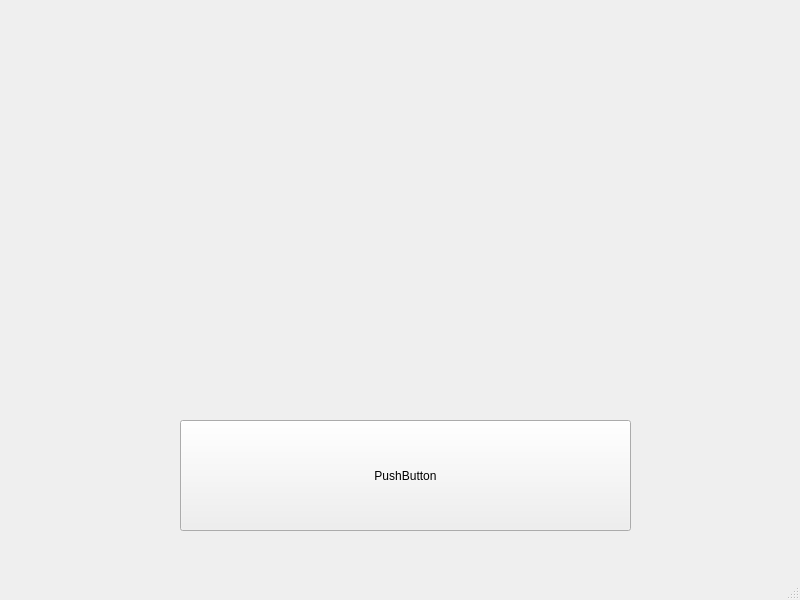
<?xml version="1.0" encoding="UTF-8"?>
<ui version="4.0">
 <class>MainWindow</class>
 <widget class="QMainWindow" name="MainWindow">
  <property name="geometry">
   <rect>
    <x>0</x>
    <y>0</y>
    <width>800</width>
    <height>600</height>
   </rect>
  </property>
  <property name="windowTitle">
   <string>MainWindow</string>
  </property>
  <widget class="QWidget" name="centralwidget">
   <widget class="QPushButton" name="pushButton">
    <property name="geometry">
     <rect>
      <x>180</x>
      <y>420</y>
      <width>451</width>
      <height>111</height>
     </rect>
    </property>
    <property name="text">
     <string>PushButton</string>
    </property>
   </widget>
  </widget>
  <widget class="QMenuBar" name="menubar">
   <property name="geometry">
    <rect>
     <x>0</x>
     <y>0</y>
     <width>800</width>
     <height>21</height>
    </rect>
   </property>
  </widget>
  <widget class="QStatusBar" name="statusbar"/>
 </widget>
 <resources/>
 <connections/>
</ui>
